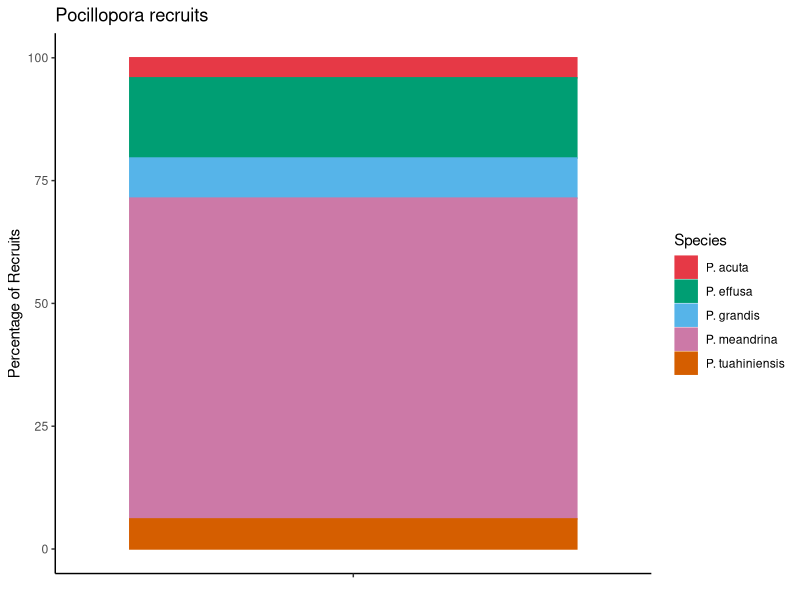
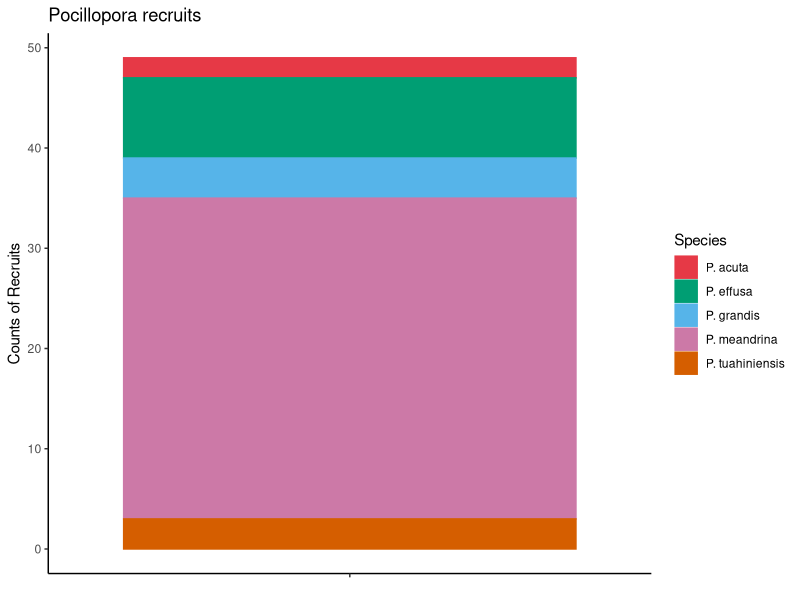

Reproduce these figures in R, in order.
## ---- chunk 1
knitr::opts_chunk$set(echo = TRUE, warning = FALSE, message = FALSE)

## install packages if you dont already have them
if (!require("tidyverse")) install.packages("tidyverse")
if (!require("plotrix")) install.packages("plotrix")

# load packages
library(plotrix)
library(tidyverse)
library(ggplot2)
library(emmeans)
library(readxl)

## ---- chunk 2
data<-read_xlsx(path="data/dna/dna_metadata.xlsx")%>%filter(genus=="Pocillopora")%>%filter(lifestage=="Recruit")
## ---- chunk 3
levels(as.factor(data$species))
## ---- chunk 4
# set the colors for plotting
# cols.haplotype <- cbind.data.frame(Haplotype = factor(c(“Haplotype 10”,
#                                             “Haplotype 1a”,
#                                             “Haplotype 3”,
#                                             #“P. grandis”,
#                                             “Haplotype 2”,
#                                             “Haplotype 11",
#                                             “Haplotype 5a”,
#                                             “Haplotype 8a”)),
#                          Color = c(“#D55E00”,
#                                    “#0072B2",
#                                    “#E69F00”,
#                                    #“#56B4E9",
#                                    “#009E73”,
#                                    “#009E73",
#                                    “#E63946”,
#                                    “#CC79A7"))
#
# color_mapping <- setNames(cols.haplotype$Color, cols.haplotype$Haplotype)

cols.species <- cbind.data.frame(Species = factor(c("P. tuahiniensis",
                                           # “P. meandrina P. grandis”,
                                            #“P. verrucosa”,
                                            "P. grandis",
                                            "P. effusa",
                                            "P. acuta",
                                            "P. meandrina")),
                         Color = c("#D55E00",
                                   #“#0072B2”,
                                   #“#E69F00",
                                   "#56B4E9",
                                   "#009E73",
                                   "#E63946",
                                   "#CC79A7"))
                                   
color_mapping <- setNames(cols.species$Color, cols.species$Species)
## ---- chunk 5
# Count the occurrences of each species
species_count <- as.data.frame(table(data$species))
colnames(species_count) <- c("species", "count")

species_count$percentage <- (species_count$count / sum(species_count$count)) * 100

# Plot the stacked bar plot
ggplot(species_count, aes(x = "", y = percentage, colour = species, fill = species)) +
  geom_bar(stat = "identity") +
  labs(x = NULL, y = "Percentage of Recruits", fill = "Species", color= "Species", 
       title = "Pocillopora recruits") +
  theme_minimal() +
  scale_color_manual(values=color_mapping)+
  scale_fill_manual(values=color_mapping)+
  theme_classic()
## ---- chunk 6
# Count the occurrences of each species
species_count <- as.data.frame(table(data$species))
colnames(species_count) <- c("species", "count")

species_count$percentage <- (species_count$count / sum(species_count$count)) * 100

# Plot the stacked bar plot
ggplot(species_count, aes(x = "", y = count, colour = species, fill = species)) +
  geom_bar(stat = "identity") +
  labs(x = NULL, y = "Counts of Recruits", fill = "Species", color= "Species", 
       title = "Pocillopora recruits") +
  theme_minimal() +
  scale_color_manual(values=color_mapping)+
  scale_fill_manual(values=color_mapping)+
  theme_classic()
